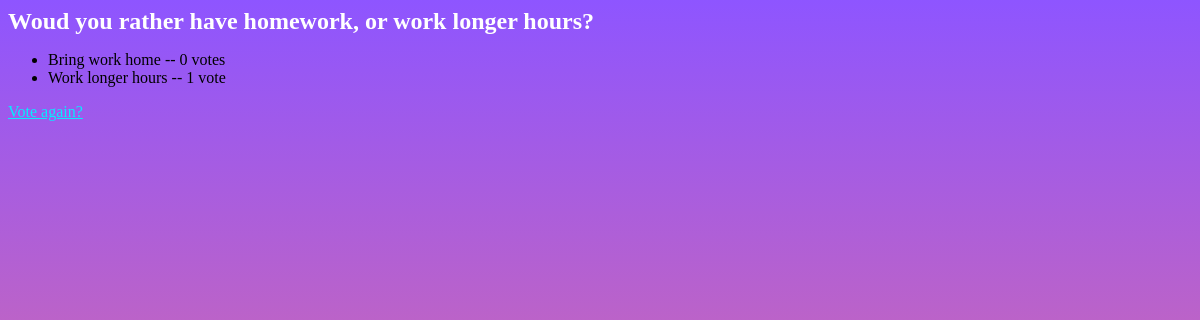
Page /3/results/ on the earlier database version.
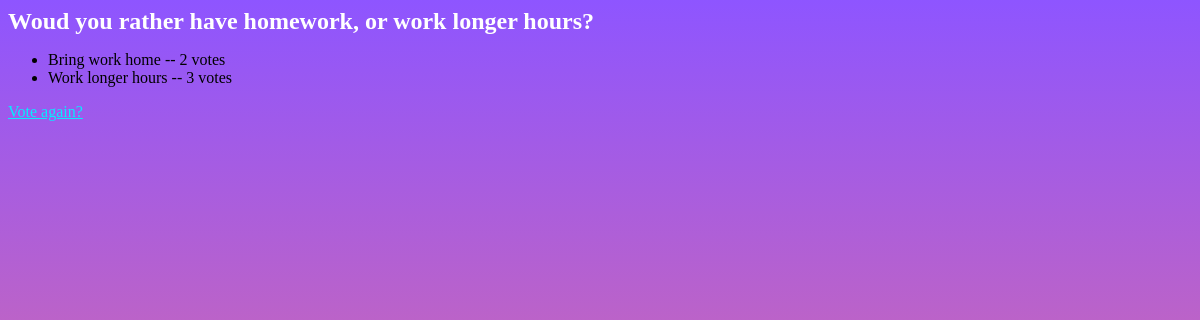
Same page on the later database version.
### polls/models.py (models this page shows, shortened)
class Choice(models.Model):
    question = models.ForeignKey(Question, on_delete = models.CASCADE)
    choice_text = models.CharField(max_length = 200)
    votes = models.IntegerField(default = 0)

### polls/views.py (the view)
# urls.py: path("<int:pk>/results/", views.ResultsView.as_view(), name="results"),
class ResultsView(generic.DetailView):
    model = Question
    template_name = "polls/results.html"

### polls/templates/polls/results.html
{% load static %}
<link rel="stylesheet" href="{% static 'polls/results.css' %}"/>
<h1>{{ question.question_text }}</h1>
<ul>
{% for choice in question.choice_set.all %}
    <li>{{ choice.choice_text }} -- {{ choice.votes }} vote{{ choice.votes|pluralize }}</li>
{% endfor %}
</ul>
<a href="{% url 'polls:detail' question.id %}">Vote again?</a>

Differences in the rows shown:
changed Choice "Bring work home": votes "0" → "2"
changed Choice "Work longer hours": votes "1" → "3"
